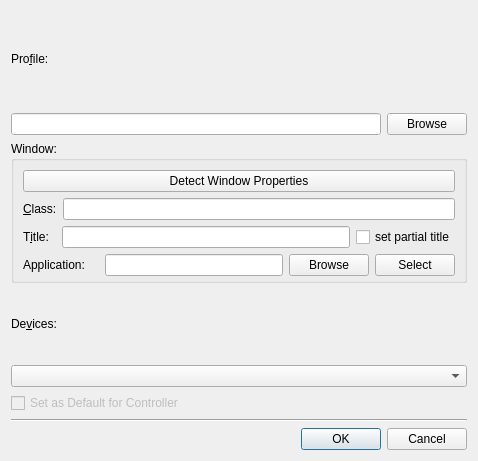
<?xml version="1.0" encoding="UTF-8"?>
<ui version="4.0">
 <class>AddEditAutoProfileDialog</class>
 <widget class="QDialog" name="AddEditAutoProfileDialog">
  <property name="geometry">
   <rect>
    <x>0</x>
    <y>0</y>
    <width>478</width>
    <height>461</height>
   </rect>
  </property>
  <property name="windowTitle">
   <string>Auto Profile Dialog</string>
  </property>
  <property name="modal">
   <bool>true</bool>
  </property>
  <layout class="QVBoxLayout" name="verticalLayout_7">
   <item>
    <layout class="QVBoxLayout" name="verticalLayout_5">
     <item>
      <widget class="QLabel" name="label">
       <property name="text">
        <string>Pro&amp;file:</string>
       </property>
       <property name="buddy">
        <cstring>profileLineEdit</cstring>
       </property>
      </widget>
     </item>
     <item>
      <layout class="QHBoxLayout" name="horizontalLayout">
       <item>
        <widget class="QLineEdit" name="profileLineEdit"/>
       </item>
       <item>
        <widget class="QPushButton" name="profileBrowsePushButton">
         <property name="text">
          <string>Browse</string>
         </property>
        </widget>
       </item>
      </layout>
     </item>
    </layout>
   </item>
   <item>
    <widget class="QGroupBox" name="groupBox">
     <property name="title">
      <string>Window:</string>
     </property>
     <property name="flat">
      <bool>false</bool>
     </property>
     <property name="checkable">
      <bool>false</bool>
     </property>
     <layout class="QVBoxLayout" name="verticalLayout_2">
      <property name="spacing">
       <number>6</number>
      </property>
      <property name="bottomMargin">
       <number>4</number>
      </property>
      <item>
       <widget class="QPushButton" name="detectWinPropsSelectWindowPushButton">
        <property name="toolTip">
         <string>Click an application window to fill in its file path.</string>
        </property>
        <property name="text">
         <string>Detect Window Properties</string>
        </property>
       </widget>
      </item>
      <item>
       <layout class="QHBoxLayout" name="horizontalLayout_3">
        <item>
         <widget class="QLabel" name="winClassLabel">
          <property name="text">
           <string>&amp;Class:</string>
          </property>
          <property name="buddy">
           <cstring>applicationLineEdit</cstring>
          </property>
         </widget>
        </item>
        <item>
         <widget class="QLineEdit" name="winClassLineEdit"/>
        </item>
       </layout>
      </item>
      <item>
       <layout class="QHBoxLayout" name="horizontalLayout_4">
        <item>
         <widget class="QLabel" name="winNameLabel">
          <property name="text">
           <string>T&amp;itle:  </string>
          </property>
          <property name="buddy">
           <cstring>applicationLineEdit</cstring>
          </property>
         </widget>
        </item>
        <item>
         <widget class="QLineEdit" name="winNameLineEdit"/>
        </item>
        <item>
         <widget class="QCheckBox" name="setPartialCheckBox">
          <property name="text">
           <string>set partial title</string>
          </property>
         </widget>
        </item>
       </layout>
      </item>
      <item>
       <layout class="QHBoxLayout" name="horizontalLayout_2">
        <item>
         <widget class="QLabel" name="label_2">
          <property name="text">
           <string>Application:    </string>
          </property>
          <property name="buddy">
           <cstring>applicationLineEdit</cstring>
          </property>
         </widget>
        </item>
        <item>
         <widget class="QLineEdit" name="applicationLineEdit"/>
        </item>
        <item>
         <widget class="QPushButton" name="applicationPushButton">
          <property name="text">
           <string>Browse</string>
          </property>
         </widget>
        </item>
        <item>
         <widget class="QPushButton" name="selectWindowPushButton">
          <property name="toolTip">
           <string>Click an application window to fill in its file path.</string>
          </property>
          <property name="text">
           <string>Select</string>
          </property>
         </widget>
        </item>
       </layout>
      </item>
     </layout>
    </widget>
   </item>
   <item>
    <layout class="QVBoxLayout" name="verticalLayout">
     <item>
      <widget class="QLabel" name="devicesLabel">
       <property name="text">
        <string>De&amp;vices:</string>
       </property>
       <property name="buddy">
        <cstring>devicesComboBox</cstring>
       </property>
      </widget>
     </item>
     <item>
      <widget class="QComboBox" name="devicesComboBox"/>
     </item>
     <item>
      <widget class="QCheckBox" name="asDefaultCheckBox">
       <property name="enabled">
        <bool>false</bool>
       </property>
       <property name="toolTip">
        <string>Use this profile as the default for the device, instead of the all-devices default.</string>
       </property>
       <property name="text">
        <string>Set as Default for Controller</string>
       </property>
      </widget>
     </item>
    </layout>
   </item>
   <item>
    <widget class="Line" name="line">
     <property name="orientation">
      <enum>Qt::Horizontal</enum>
     </property>
    </widget>
   </item>
   <item>
    <widget class="QDialogButtonBox" name="buttonBox">
     <property name="orientation">
      <enum>Qt::Horizontal</enum>
     </property>
     <property name="standardButtons">
      <set>QDialogButtonBox::Cancel|QDialogButtonBox::Ok</set>
     </property>
    </widget>
   </item>
  </layout>
 </widget>
 <resources/>
 <connections>
  <connection>
   <sender>buttonBox</sender>
   <signal>accepted()</signal>
   <receiver>AddEditAutoProfileDialog</receiver>
   <slot>accept()</slot>
   <hints>
    <hint type="sourcelabel">
     <x>254</x>
     <y>401</y>
    </hint>
    <hint type="destinationlabel">
     <x>157</x>
     <y>274</y>
    </hint>
   </hints>
  </connection>
  <connection>
   <sender>buttonBox</sender>
   <signal>rejected()</signal>
   <receiver>AddEditAutoProfileDialog</receiver>
   <slot>reject()</slot>
   <hints>
    <hint type="sourcelabel">
     <x>322</x>
     <y>401</y>
    </hint>
    <hint type="destinationlabel">
     <x>286</x>
     <y>274</y>
    </hint>
   </hints>
  </connection>
 </connections>
</ui>
